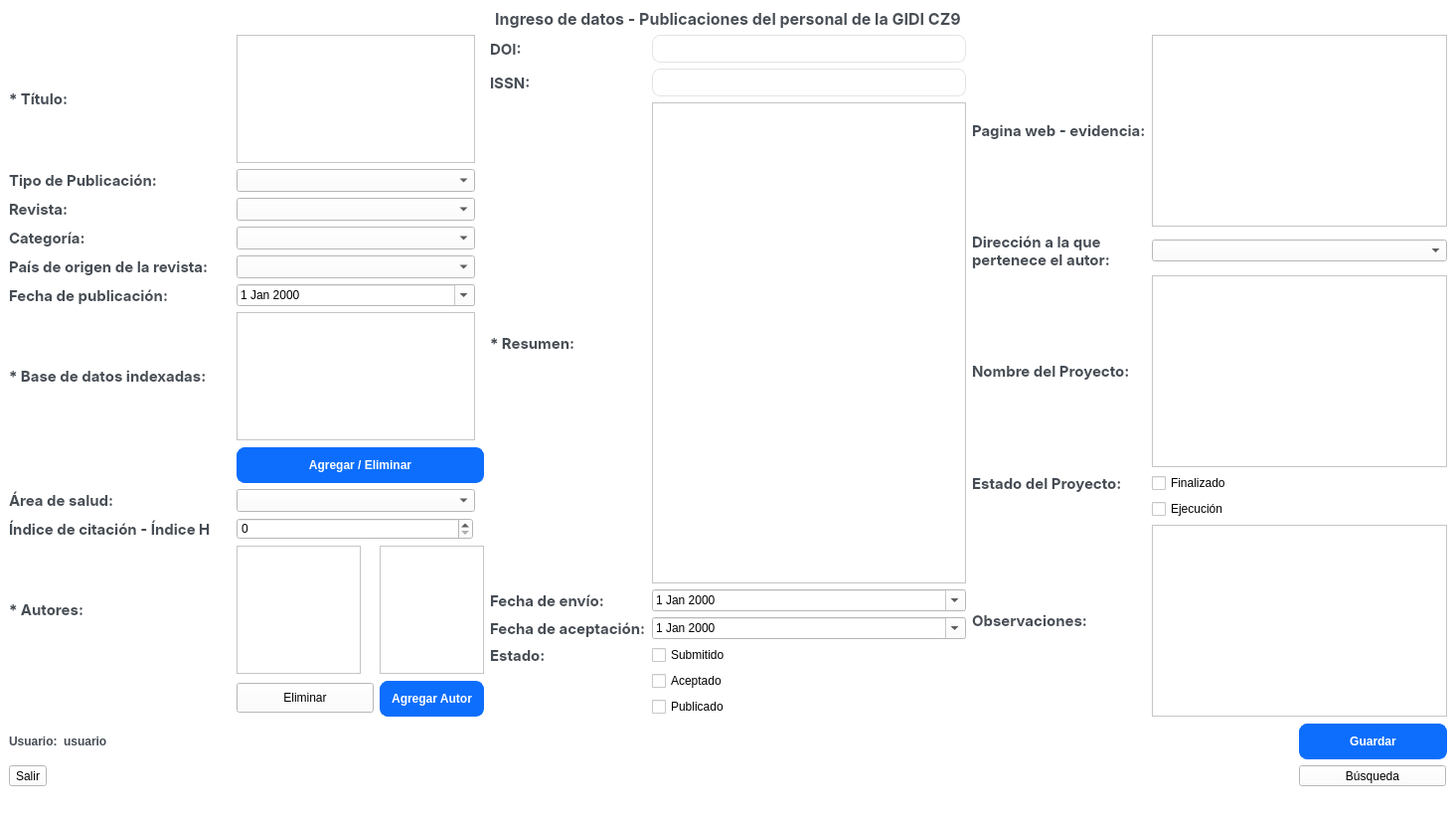
<?xml version="1.0" encoding="UTF-8"?>
<ui version="4.0">
 <class>MainWindow</class>
 <widget class="QMainWindow" name="MainWindow">
  <property name="geometry">
   <rect>
    <x>0</x>
    <y>0</y>
    <width>1465</width>
    <height>822</height>
   </rect>
  </property>
  <property name="windowTitle">
   <string>PublicacionesGIDI</string>
  </property>
  <property name="styleSheet">
   <string notr="true">QWidget {
  background-color: #fff;
}
QLabel {
  color: #464d55;
  font-weight: 600;
}
QLabel#heading {
  color: #0f1925;
  font-size: 18px;
  margin-bottom: 10px;
}

QLabel#subheading {
  color: #0f1925;
  font-size: 12px;
  font-weight: normal;
  margin-bottom: 10px;
}
QLineEdit {
  border-radius: 8px;
  border: 1px solid #e0e4e7;
  padding: 5px 15px;
}

QLineEdit:focus {
  border: 1px solid #d0e3ff;
}

QLineEdit::placeholder {
  color: #767e89;
}
QPushButton {
  background-color: #0d6efd;
  color: #fff;
  font-weight: 600;
  border-radius: 8px;
  border: 1px solid #0d6efd;
  padding: 10px 10px;
  margin-top: 1px;
  outline: 0px;
}
QPushButton:hover,
QPushButton:focus {
  background-color: #0b5ed7;
  border: 1px solid #9ac3fe;
}
QMenu {
background-color: #fff;
border: 1px solid black;
margin: 2px;
}
QMenu::item {
background-color: transparent;
}
QMenu::item:selected {
background-color: #0b5ed7;
color: rgb(255,255,255);
}
</string>
  </property>
  <widget class="QWidget" name="centralwidget">
   <layout class="QHBoxLayout" name="horizontalLayout">
    <item>
     <layout class="QGridLayout" name="gridLayout_5">
      <item row="1" column="1">
       <layout class="QGridLayout" name="gridLayout_2">
        <item row="4" column="1">
         <widget class="QDateEdit" name="dateEdit_aceptacion">
          <property name="calendarPopup">
           <bool>true</bool>
          </property>
          <property name="timeSpec">
           <enum>Qt::LocalTime</enum>
          </property>
         </widget>
        </item>
        <item row="0" column="0">
         <widget class="QLabel" name="label_15">
          <property name="font">
           <font>
            <family>Inter</family>
            <pointsize>11</pointsize>
            <weight>75</weight>
            <bold>true</bold>
            <stylestrategy>PreferAntialias</stylestrategy>
            <kerning>true</kerning>
           </font>
          </property>
          <property name="text">
           <string>DOI:</string>
          </property>
         </widget>
        </item>
        <item row="4" column="0">
         <widget class="QLabel" name="label_19">
          <property name="font">
           <font>
            <family>Inter</family>
            <pointsize>11</pointsize>
            <weight>75</weight>
            <bold>true</bold>
            <stylestrategy>PreferAntialias</stylestrategy>
            <kerning>true</kerning>
           </font>
          </property>
          <property name="text">
           <string>Fecha de aceptación:</string>
          </property>
          <property name="wordWrap">
           <bool>true</bool>
          </property>
         </widget>
        </item>
        <item row="1" column="0">
         <widget class="QLabel" name="label_16">
          <property name="font">
           <font>
            <family>Inter</family>
            <pointsize>11</pointsize>
            <weight>75</weight>
            <bold>true</bold>
            <stylestrategy>PreferAntialias</stylestrategy>
            <kerning>true</kerning>
           </font>
          </property>
          <property name="text">
           <string>ISSN:</string>
          </property>
         </widget>
        </item>
        <item row="1" column="1">
         <widget class="QLineEdit" name="lineEdit_issn"/>
        </item>
        <item row="2" column="0">
         <widget class="QLabel" name="label_17">
          <property name="font">
           <font>
            <family>Inter</family>
            <pointsize>11</pointsize>
            <weight>75</weight>
            <bold>true</bold>
            <stylestrategy>PreferAntialias</stylestrategy>
            <kerning>true</kerning>
           </font>
          </property>
          <property name="text">
           <string>* Resumen:</string>
          </property>
         </widget>
        </item>
        <item row="0" column="1">
         <widget class="QLineEdit" name="lineEdit_doi"/>
        </item>
        <item row="7" column="1">
         <widget class="QCheckBox" name="checkBox_publicado">
          <property name="text">
           <string>Publicado</string>
          </property>
         </widget>
        </item>
        <item row="5" column="1">
         <widget class="QCheckBox" name="checkBox_submitido">
          <property name="text">
           <string>Submitido</string>
          </property>
         </widget>
        </item>
        <item row="2" column="1">
         <widget class="QTextEdit" name="textEdit_resumen"/>
        </item>
        <item row="3" column="0">
         <widget class="QLabel" name="label_18">
          <property name="font">
           <font>
            <family>Inter</family>
            <pointsize>11</pointsize>
            <weight>75</weight>
            <bold>true</bold>
            <stylestrategy>PreferAntialias</stylestrategy>
            <kerning>true</kerning>
           </font>
          </property>
          <property name="text">
           <string>Fecha de envío:</string>
          </property>
         </widget>
        </item>
        <item row="3" column="1">
         <widget class="QDateEdit" name="dateEdit_envio">
          <property name="calendarPopup">
           <bool>true</bool>
          </property>
         </widget>
        </item>
        <item row="5" column="0">
         <widget class="QLabel" name="label_20">
          <property name="font">
           <font>
            <family>Inter</family>
            <pointsize>11</pointsize>
            <weight>75</weight>
            <bold>true</bold>
            <stylestrategy>PreferAntialias</stylestrategy>
            <kerning>true</kerning>
           </font>
          </property>
          <property name="text">
           <string>Estado:</string>
          </property>
         </widget>
        </item>
        <item row="6" column="1">
         <widget class="QCheckBox" name="checkBox_aceptado">
          <property name="text">
           <string>Aceptado</string>
          </property>
         </widget>
        </item>
       </layout>
      </item>
      <item row="1" column="0">
       <layout class="QGridLayout" name="gridLayout">
        <item row="1" column="1" colspan="2">
         <widget class="QComboBox" name="comboBox_tipo">
          <property name="maximumSize">
           <size>
            <width>240</width>
            <height>16777215</height>
           </size>
          </property>
          <property name="font">
           <font>
            <pointsize>10</pointsize>
           </font>
          </property>
         </widget>
        </item>
        <item row="0" column="0">
         <widget class="QLabel" name="label">
          <property name="font">
           <font>
            <family>Inter</family>
            <pointsize>11</pointsize>
            <weight>75</weight>
            <bold>true</bold>
            <stylestrategy>PreferAntialias</stylestrategy>
            <kerning>true</kerning>
           </font>
          </property>
          <property name="text">
           <string>* Título:</string>
          </property>
         </widget>
        </item>
        <item row="9" column="1" colspan="2">
         <widget class="QSpinBox" name="spinBox_indiceH">
          <property name="maximumSize">
           <size>
            <width>238</width>
            <height>16777215</height>
           </size>
          </property>
          <property name="maximum">
           <number>1000</number>
          </property>
         </widget>
        </item>
        <item row="10" column="0">
         <widget class="QLabel" name="label_10">
          <property name="font">
           <font>
            <family>Inter</family>
            <pointsize>11</pointsize>
            <weight>75</weight>
            <bold>true</bold>
            <stylestrategy>PreferAntialias</stylestrategy>
            <kerning>true</kerning>
           </font>
          </property>
          <property name="text">
           <string>* Autores:</string>
          </property>
         </widget>
        </item>
        <item row="4" column="1" colspan="2">
         <widget class="QComboBox" name="comboBox_pais">
          <property name="maximumSize">
           <size>
            <width>240</width>
            <height>16777215</height>
           </size>
          </property>
          <property name="font">
           <font>
            <pointsize>10</pointsize>
           </font>
          </property>
         </widget>
        </item>
        <item row="11" column="0">
         <spacer name="horizontalSpacer_2">
          <property name="orientation">
           <enum>Qt::Horizontal</enum>
          </property>
          <property name="sizeHint" stdset="0">
           <size>
            <width>40</width>
            <height>20</height>
           </size>
          </property>
         </spacer>
        </item>
        <item row="0" column="1" colspan="2">
         <widget class="QTextEdit" name="textEdit_titulo">
          <property name="maximumSize">
           <size>
            <width>240</width>
            <height>16777215</height>
           </size>
          </property>
         </widget>
        </item>
        <item row="2" column="0">
         <widget class="QLabel" name="label_3">
          <property name="font">
           <font>
            <family>Inter</family>
            <pointsize>11</pointsize>
            <weight>75</weight>
            <bold>true</bold>
            <stylestrategy>PreferAntialias</stylestrategy>
            <kerning>true</kerning>
           </font>
          </property>
          <property name="text">
           <string>Revista:</string>
          </property>
         </widget>
        </item>
        <item row="6" column="1" colspan="2">
         <widget class="QTextEdit" name="textEdit_databases">
          <property name="maximumSize">
           <size>
            <width>240</width>
            <height>16777215</height>
           </size>
          </property>
          <property name="readOnly">
           <bool>true</bool>
          </property>
         </widget>
        </item>
        <item row="10" column="2">
         <widget class="QTextEdit" name="textEdit_gender">
          <property name="maximumSize">
           <size>
            <width>105</width>
            <height>16777215</height>
           </size>
          </property>
          <property name="readOnly">
           <bool>true</bool>
          </property>
         </widget>
        </item>
        <item row="6" column="0">
         <widget class="QLabel" name="label_7">
          <property name="font">
           <font>
            <family>Inter</family>
            <pointsize>11</pointsize>
            <weight>75</weight>
            <bold>true</bold>
            <stylestrategy>PreferAntialias</stylestrategy>
            <kerning>true</kerning>
           </font>
          </property>
          <property name="text">
           <string>* Base de datos indexadas:</string>
          </property>
          <property name="wordWrap">
           <bool>true</bool>
          </property>
         </widget>
        </item>
        <item row="4" column="0">
         <widget class="QLabel" name="label_5">
          <property name="font">
           <font>
            <family>Inter</family>
            <pointsize>11</pointsize>
            <weight>75</weight>
            <bold>true</bold>
            <stylestrategy>PreferAntialias</stylestrategy>
            <kerning>true</kerning>
           </font>
          </property>
          <property name="text">
           <string>País de origen de la revista:</string>
          </property>
          <property name="wordWrap">
           <bool>true</bool>
          </property>
         </widget>
        </item>
        <item row="1" column="0">
         <widget class="QLabel" name="label_2">
          <property name="font">
           <font>
            <family>Inter</family>
            <pointsize>11</pointsize>
            <weight>75</weight>
            <bold>true</bold>
            <stylestrategy>PreferAntialias</stylestrategy>
            <kerning>true</kerning>
           </font>
          </property>
          <property name="text">
           <string>Tipo de Publicación:</string>
          </property>
         </widget>
        </item>
        <item row="9" column="0">
         <widget class="QLabel" name="label_9">
          <property name="font">
           <font>
            <family>Inter</family>
            <pointsize>11</pointsize>
            <weight>75</weight>
            <bold>true</bold>
            <stylestrategy>PreferAntialias</stylestrategy>
            <kerning>true</kerning>
           </font>
          </property>
          <property name="text">
           <string>Índice de citación - Índice H</string>
          </property>
          <property name="wordWrap">
           <bool>false</bool>
          </property>
         </widget>
        </item>
        <item row="5" column="1" colspan="2">
         <widget class="QDateEdit" name="dateEdit_publicacion">
          <property name="maximumSize">
           <size>
            <width>240</width>
            <height>16777215</height>
           </size>
          </property>
          <property name="calendarPopup">
           <bool>true</bool>
          </property>
         </widget>
        </item>
        <item row="8" column="0">
         <widget class="QLabel" name="label_8">
          <property name="font">
           <font>
            <family>Inter</family>
            <pointsize>11</pointsize>
            <weight>75</weight>
            <bold>true</bold>
            <stylestrategy>PreferAntialias</stylestrategy>
            <kerning>true</kerning>
           </font>
          </property>
          <property name="text">
           <string>Área de salud:</string>
          </property>
         </widget>
        </item>
        <item row="10" column="1">
         <widget class="QTextEdit" name="textEdit_autores">
          <property name="maximumSize">
           <size>
            <width>125</width>
            <height>16777215</height>
           </size>
          </property>
          <property name="readOnly">
           <bool>true</bool>
          </property>
         </widget>
        </item>
        <item row="5" column="0">
         <widget class="QLabel" name="label_6">
          <property name="font">
           <font>
            <family>Inter</family>
            <pointsize>11</pointsize>
            <weight>75</weight>
            <bold>true</bold>
            <stylestrategy>PreferAntialias</stylestrategy>
            <kerning>true</kerning>
           </font>
          </property>
          <property name="text">
           <string>Fecha de publicación:</string>
          </property>
         </widget>
        </item>
        <item row="11" column="2">
         <widget class="QPushButton" name="pushButton_agregar_autor">
          <property name="text">
           <string>Agregar Autor</string>
          </property>
         </widget>
        </item>
        <item row="2" column="1" colspan="2">
         <widget class="QComboBox" name="comboBox_revista">
          <property name="maximumSize">
           <size>
            <width>240</width>
            <height>16777215</height>
           </size>
          </property>
          <property name="font">
           <font>
            <pointsize>10</pointsize>
           </font>
          </property>
         </widget>
        </item>
        <item row="3" column="0">
         <widget class="QLabel" name="label_4">
          <property name="font">
           <font>
            <family>Inter</family>
            <pointsize>11</pointsize>
            <weight>75</weight>
            <bold>true</bold>
            <stylestrategy>PreferAntialias</stylestrategy>
            <kerning>true</kerning>
           </font>
          </property>
          <property name="text">
           <string>Categoría:</string>
          </property>
         </widget>
        </item>
        <item row="8" column="1" colspan="2">
         <widget class="QComboBox" name="comboBox_area_salud">
          <property name="maximumSize">
           <size>
            <width>240</width>
            <height>16777215</height>
           </size>
          </property>
          <property name="font">
           <font>
            <pointsize>10</pointsize>
           </font>
          </property>
         </widget>
        </item>
        <item row="3" column="1" colspan="2">
         <widget class="QComboBox" name="comboBox_categoria">
          <property name="maximumSize">
           <size>
            <width>240</width>
            <height>16777215</height>
           </size>
          </property>
          <property name="font">
           <font>
            <pointsize>10</pointsize>
           </font>
          </property>
         </widget>
        </item>
        <item row="11" column="1">
         <widget class="QToolButton" name="toolButton_edit_authors">
          <property name="maximumSize">
           <size>
            <width>16777215</width>
            <height>30</height>
           </size>
          </property>
          <property name="text">
           <string>            Eliminar            </string>
          </property>
         </widget>
        </item>
        <item row="7" column="1" colspan="2">
         <widget class="QPushButton" name="pushButton_add_database">
          <property name="text">
           <string>Agregar / Eliminar</string>
          </property>
         </widget>
        </item>
       </layout>
      </item>
      <item row="1" column="2">
       <layout class="QGridLayout" name="gridLayout_3">
        <item row="0" column="0">
         <widget class="QLabel" name="label_21">
          <property name="font">
           <font>
            <family>Inter</family>
            <pointsize>11</pointsize>
            <weight>75</weight>
            <bold>true</bold>
            <stylestrategy>PreferAntialias</stylestrategy>
            <kerning>true</kerning>
           </font>
          </property>
          <property name="text">
           <string>Pagina web - evidencia:</string>
          </property>
         </widget>
        </item>
        <item row="0" column="1">
         <widget class="QTextEdit" name="textEdit_pagweb"/>
        </item>
        <item row="1" column="0">
         <widget class="QLabel" name="label_22">
          <property name="font">
           <font>
            <family>Inter</family>
            <pointsize>11</pointsize>
            <weight>75</weight>
            <bold>true</bold>
            <stylestrategy>PreferAntialias</stylestrategy>
            <kerning>true</kerning>
           </font>
          </property>
          <property name="text">
           <string>Dirección a la que pertenece el autor:</string>
          </property>
          <property name="wordWrap">
           <bool>true</bool>
          </property>
         </widget>
        </item>
        <item row="1" column="1">
         <widget class="QComboBox" name="comboBox_direccion"/>
        </item>
        <item row="2" column="0">
         <widget class="QLabel" name="label_23">
          <property name="font">
           <font>
            <family>Inter</family>
            <pointsize>11</pointsize>
            <weight>75</weight>
            <bold>true</bold>
            <stylestrategy>PreferAntialias</stylestrategy>
            <kerning>true</kerning>
           </font>
          </property>
          <property name="text">
           <string>Nombre del Proyecto:</string>
          </property>
         </widget>
        </item>
        <item row="2" column="1">
         <widget class="QTextEdit" name="textEdit_proyecto"/>
        </item>
        <item row="3" column="0">
         <widget class="QLabel" name="label_24">
          <property name="font">
           <font>
            <family>Inter</family>
            <pointsize>11</pointsize>
            <weight>75</weight>
            <bold>true</bold>
            <stylestrategy>PreferAntialias</stylestrategy>
            <kerning>true</kerning>
           </font>
          </property>
          <property name="text">
           <string>Estado del Proyecto:</string>
          </property>
         </widget>
        </item>
        <item row="3" column="1">
         <widget class="QCheckBox" name="checkBox_finalizado">
          <property name="text">
           <string>Finalizado</string>
          </property>
         </widget>
        </item>
        <item row="4" column="1">
         <widget class="QCheckBox" name="checkBox_ejecucion">
          <property name="text">
           <string>Ejecución</string>
          </property>
         </widget>
        </item>
        <item row="5" column="0">
         <widget class="QLabel" name="label_25">
          <property name="font">
           <font>
            <family>Inter</family>
            <pointsize>11</pointsize>
            <weight>75</weight>
            <bold>true</bold>
            <stylestrategy>PreferAntialias</stylestrategy>
            <kerning>true</kerning>
           </font>
          </property>
          <property name="text">
           <string>Observaciones:</string>
          </property>
         </widget>
        </item>
        <item row="5" column="1">
         <widget class="QTextEdit" name="textEdit_observaciones"/>
        </item>
       </layout>
      </item>
      <item row="0" column="0" colspan="3">
       <widget class="QLabel" name="label_11">
        <property name="font">
         <font>
          <family>Inter</family>
          <pointsize>12</pointsize>
          <weight>75</weight>
          <bold>true</bold>
         </font>
        </property>
        <property name="text">
         <string>Ingreso de datos - Publicaciones del personal de la GIDI CZ9</string>
        </property>
        <property name="alignment">
         <set>Qt::AlignCenter</set>
        </property>
       </widget>
      </item>
      <item row="2" column="0" colspan="3">
       <layout class="QGridLayout" name="gridLayout_4">
        <item row="0" column="0">
         <widget class="QLabel" name="label_12">
          <property name="text">
           <string>Usuario:</string>
          </property>
         </widget>
        </item>
        <item row="0" column="1">
         <widget class="QLabel" name="label_current_user">
          <property name="text">
           <string>usuario</string>
          </property>
         </widget>
        </item>
        <item row="0" column="2">
         <spacer name="horizontalSpacer">
          <property name="orientation">
           <enum>Qt::Horizontal</enum>
          </property>
          <property name="sizeHint" stdset="0">
           <size>
            <width>1168</width>
            <height>20</height>
           </size>
          </property>
         </spacer>
        </item>
        <item row="0" column="3">
         <widget class="QPushButton" name="pushButton_input">
          <property name="text">
           <string>            Guardar            </string>
          </property>
         </widget>
        </item>
        <item row="1" column="0">
         <widget class="QToolButton" name="toolButton_logout">
          <property name="text">
           <string>Salir</string>
          </property>
         </widget>
        </item>
        <item row="1" column="3">
         <widget class="QToolButton" name="toolButton_search_data">
          <property name="text">
           <string>            Búsqueda            </string>
          </property>
         </widget>
        </item>
       </layout>
      </item>
     </layout>
    </item>
   </layout>
  </widget>
  <widget class="QMenuBar" name="menubar">
   <property name="geometry">
    <rect>
     <x>0</x>
     <y>0</y>
     <width>1465</width>
     <height>21</height>
    </rect>
   </property>
  </widget>
  <widget class="QStatusBar" name="statusbar"/>
 </widget>
 <resources/>
 <connections/>
</ui>
